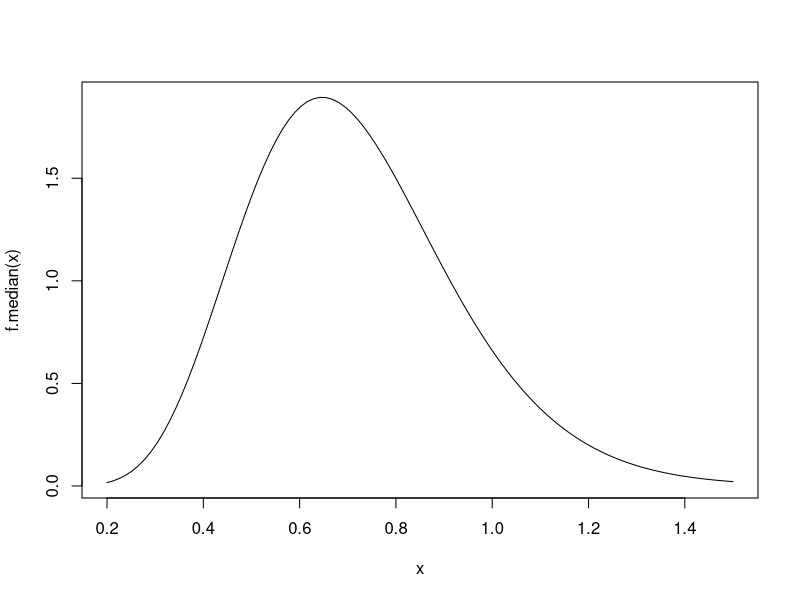
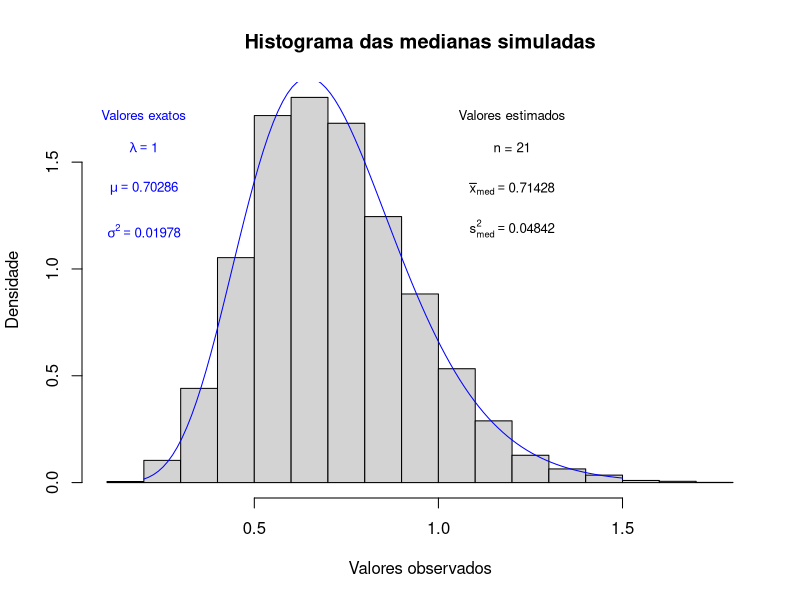

Source code (R) for these figures, in order:

# Bootstrap parametrico

# Distribuicao amostral     
# IC e TH                         

# -------------------------------------------------------------------------#

# Sejam y1, y2, ..., yn a.a. de populacao exponencial f(y) = e⁻(y-theta)

# Dessa amostra, calculo a media y_barra

# W = Y_barra - theta tem distribuicao exponencial padrao

# P {Y_barra - W1 < theta < Y - W2} = gamma


# -------- Mediana amostral de amostra exponencial -------------------------#

options(digits = 7)
n <- 21
taxa <- 1

# Gunção densidade da mediana (tamanho amostral ímpar)
f.median <- function(x){
  cte <- 1/beta((n + 1)/2, (n + 1)/2)
  cte * pexp(x)^((n-1)/2)*(1 - pexp(x))^((n - 1)/2) * dexp(x)
} 
# Gráfico da densidade
curve(f.median, from = 0.2, to = 1.5)

esperanca_expo<-function(w) w*f.median(w)

integrando<-integrate(f = esperanca_expo, lower = 0, upper = Inf)$value

esperanca<-str(integrando)
esperanca<-as.array(integrando)

esperanca_expo_q<-function(w) (w**2)*f.median(w)
integrando_ao_quadrado<- integrate(f = esperanca_expo_q, lower = 0, upper = Inf)$value

esperanca_w_quadrado<-str(integrando_ao_quadrado)
esperanca_w_quadrado<-as.array(integrando_ao_quadrado)


# Var(W) = E(W²) - [E[W]]²

var<-(esperanca_w_quadrado - esperanca**2)
var

# Aplicar bootstrap e comparar resultados ---------------------------------

# taxa de falha = f(x)/ (1- F(x)) 
#              ou f(x)/S(x) # sobrevivencia


# ------ distribuição empírica da mediana amostral

# valor estimado da esperança e da variância da mediana amostral
#set.seed(666)
# qte. de amostras bootstrap
B <- 10000
n <- 21

# medianas amostrais boostrap
medianas <- replicate(B, median(rexp(n = n, rate = taxa)))

# média e variância das medianas amostrais bootstraps
(media <- mean(medianas))

(variancia <- var(medianas)) 

# histograma das B amostras bootstrap
hist(medianas, freq = F, xlab = "Valores observados", ylab = "Densidade",
     main = "Histograma das medianas simuladas")
text(0.2, 1.65, "Valores exatos", cex = 0.8, pos = 3, col = "blue")
text(0.2, 1.50, expression(lambda == 1), cex = 0.8, pos = 3, 
     col = "blue")
text(0.2, 1.30, expression(mu == 0.70286), cex = 0.8, pos = 3, 
     col = "blue")
text(0.2, 1.10, expression(sigma^2 == 0.01978), pos = 3, cex = 0.8, 
     col = "blue")
text(1.2, 1.65, "Valores estimados", pos = 3, cex = 0.8)
text(1.2, 1.5, paste("n =", n), pos = 3, cex = 0.8)
text(1.2, 1.30, bquote(bar(x)[med] == .(round(media, 5))), pos = 3, 
     cex = 0.8)
text(1.2, 1.10, bquote(s[med]^2 == .(round(variancia, 5))), pos = 3, 
     cex = 0.8)

# densidade exata das medianas amostrais bootstrap
curve(f.median, from = 0.2, to = 1.5, col = "blue", add = T)

# ---- Percentis estimados de W
percentis <- quantile(medianas, prob = c(0.05, 0.95))
percentis


#v_exp<-rexp(21)+4.5 # exponencial deslocada

y.til <- replicate(100,median(rexp(21)+4.5))
matriz<- matrix(0, nrow = 100, ncol = 2)

for (i in 1:100) matriz[i,]<-y.til[i] - percentis

cobre <- (matriz[,2] <= 4.5 & matriz[,1] >= 4.5)
mean(cobre)
